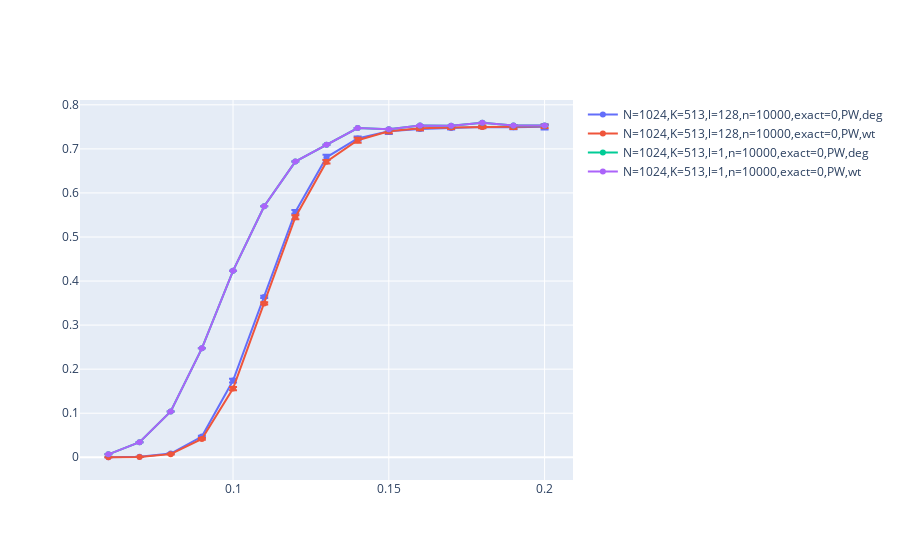

The notebook cell saved with this chart:
### Code cell
fig = go.Figure()

for x,y in data_dict.items():
    if ('RM' in x) or ('HPW' in x) or ('1024' not in x):
        continue
    fig.add_scatter(x=y[0], y=y[1], error_y=dict(type='data', array=y[2], visible=True), name=x)
    # fig.add_trace(go.Scatter(x=y[0], y=y[1], mode='lines+markers', name=x))

fig.show()
